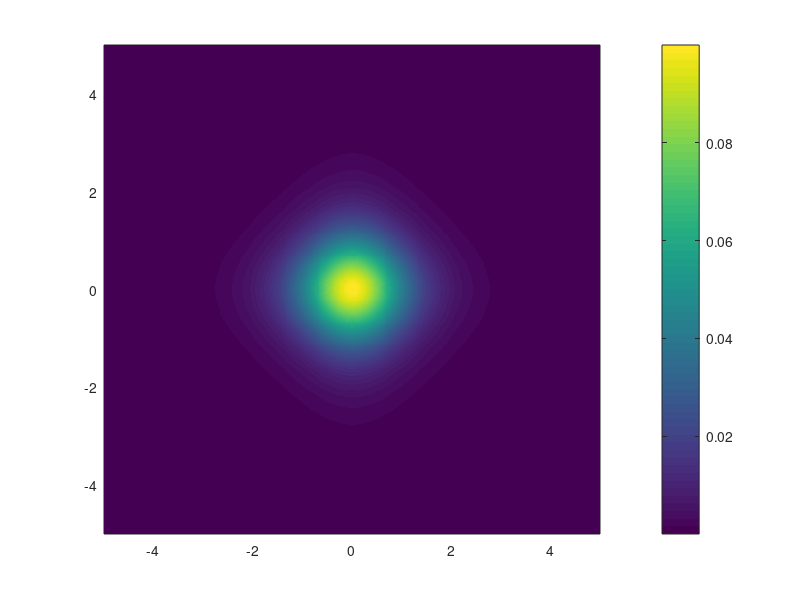

Write the MATLAB code that produced this figure.
%% QG 2 layer code part 1: Define domain and initial conditions
% Originally Created 4-3-2026 by Margaret Gregory
% Based on an Octave Code by Glenn Flierl

%% Define domain size and resolution + Time step size

r=0; %friction
rek=0; %friction associated with ekman

L=10; % X-domain width
W=L; % Y-domain width: can be set to not equal L

dt=1/32; % time step
tpl=1/dt;   % dictates steps between plots in actual time
tmax=2000; % time numerics run until


U1=0;   %Background zonal velocity of the flow (Upper Layer)
U2=0;   %Background zonal velocity of the flow (Lower Layer)  

kappa=0;    %viscocity term-> when 0, no explicity viscosity. But there is some numerical dispersion    
nx=4*128;ny=4*128;  %Sets Horizontal resolution
dx=L/nx;    %X-grid spacing
dy=W/ny;    %Y-grid spacing

k0x=2*pi/L; %Now defining wavenumbers based on model resolution
k0y=2*pi/W;
[k,l]=meshgrid([0:nx/2,-nx/2+1:-1]*k0x,[0:ny/2,-ny/2+1:-1]*k0y);    % Wave number grid

[x,y]=meshgrid([1/2:1:nx]/nx*L-L/2,[1/2:1:ny]/ny*W-W/2); 


%% Set beta and internal deformation radii
beta1=0;% On f-plane so no beta in upper layer %Could be set to beta+F1*(U1-U2) with beta=1.728e-3  
%beta2=beta-F2*(U1-U2);  

% Topographic beta is important in bottom layer. Derivative of topography
% shows up in time evolution code
yy=y(:,1);
al=1; %Parameter that controls asymmetry of topography
Qy=sech(yy).^2.*(yy<=0)+sech(al*yy).^2.*(yy>0); %Gives tanh(y) topography.

% del=10; %Ratio of layer depths
% Rd=1; % Rossby Radius of Deformation
F1=0; % F1=0 decouples layers. could be set to 1/Rd^2/(1+del);
F2=1; %could be set to F1*del

%% Define Operators used in time stepping code
wv2=(k.*k+l.*l);    %k^2+l^2
det=wv2.*(wv2+F1+F2);
a11=-(wv2+F2)./det; %A matrix tranforms from q in wavenumber space to psi is wavenumber space
a12=-F1./det;
a21=-F2./det;
a22=-(wv2+F1)./det;

% Set first value to 0 in order to eliminate zero mode
a11(1,1)=0; 
a12(1,1)=0;
a21(1,1)=0;
a22(1,1)=0;

%% Define initial q fields

q1=0*x; % Assume PV in upper layer is zero
%q2=0*x; % Can change this is you start knowing the lower layer PV 

% NOTE: This code is written assuming that you know the 2D streamfunction in
% the lower layer

psi2=.1*sech(x).^2.*sech(y).^2; %You know this. Can specify an analytical form or numerical solution for psi2

psihat2=fft2(psi2); %Tranform psi2 into fourier space
qh2=-wv2.*psihat2-F2*(psihat2); %Calculate the lower layer PV (in spectral space) given psihat2 

% Plot psi2
figure;
p=pcolor(x,y,psi2);
colorbar
set(p, 'EdgeColor','none')


% NOW GO RUN QG_2_Layer_Time_Evolution.mat
